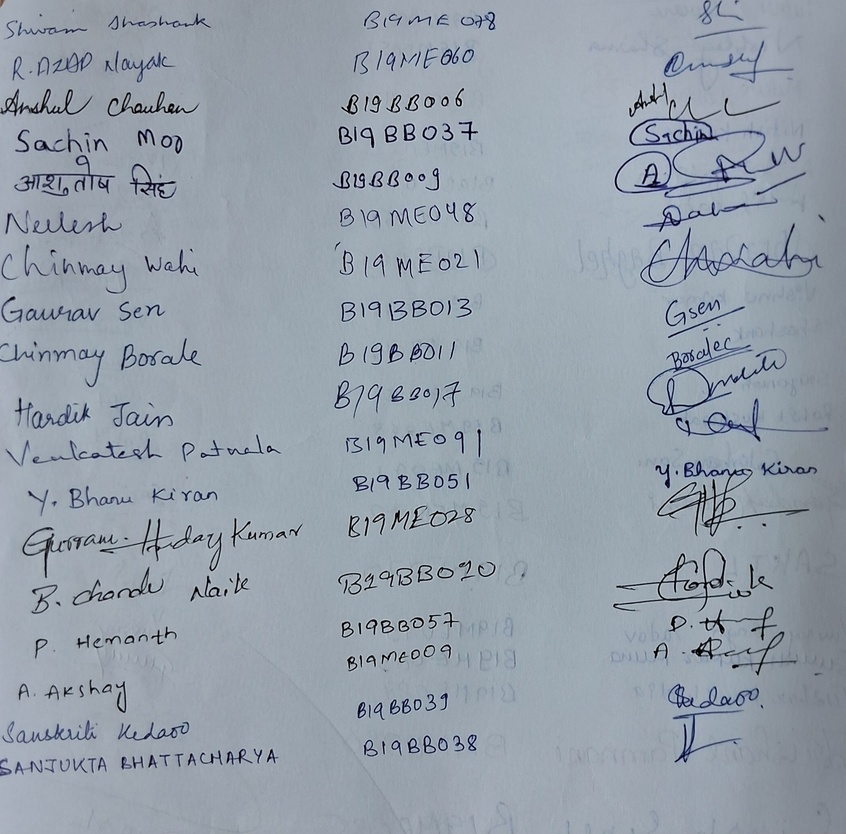
#> input picture images/3.jpg, 846 x 834 px, shrunk from 2083 x 2055 before the run
$ python main2.py
#> lines starting #> are read from the running program, lines starting #| are printed output that depends on the picture; after the words box and inside, x2 and y2 are one past the last pixel; in counts of white or black regions, pixels touching at a corner belong together
import cv2
import numpy as np

# Load the image
input_path = "./images/3.jpg"
output_path = "./output/"
image = cv2.imread(input_path)
#> image is the input picture: shape (834, 846, 3); mean B, G, R 170.5, 159.4, 149.2

# Convert the image to grayscale
gray_image = cv2.cvtColor(image, cv2.COLOR_BGR2GRAY)
blurred_image = cv2.GaussianBlur(gray_image, (5, 5), 0)

# Use adaptive thresholding
binary_image = cv2.adaptiveThreshold(
    blurred_image, 255, cv2.ADAPTIVE_THRESH_GAUSSIAN_C, cv2.THRESH_BINARY, 3, 2
)
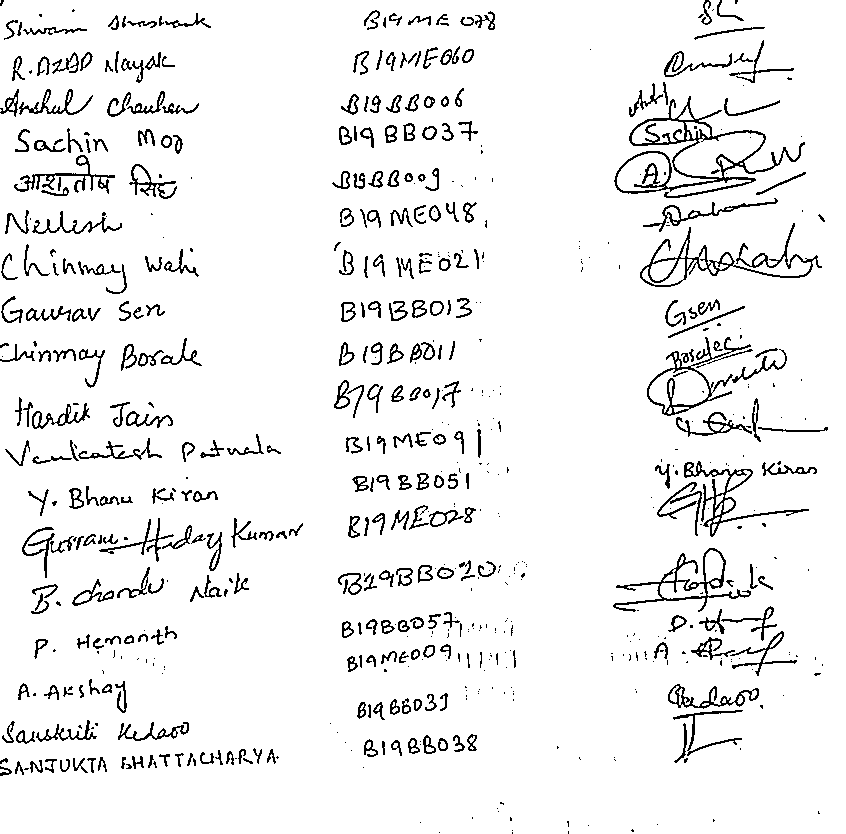
#> binary_image: shape (834, 846); 93.8% white; black in thin lines or dots
cv2.imwrite(output_path + "1_binary.jpg", binary_image)

# Morphological Opening
kernel_ellipse_open = cv2.getStructuringElement(cv2.MORPH_RECT, (91, 21))
opened_image = cv2.morphologyEx(binary_image, cv2.MORPH_OPEN, kernel_ellipse_open)
#> opened_image: shape (834, 846); 62.5% white; 10 black regions (3 under 20 px), largest, box (x1, y1, x2, y2) and area: (0, 0, 527, 614) 116660, (579, 0, 846, 763) 85283, (0, 612, 559, 776) 36262
cv2.imwrite(output_path + "2_opened_image.jpg", opened_image)

# Morphological Closing
kernel_ellipse_close = cv2.getStructuringElement(cv2.MORPH_ELLIPSE, (21, 21))
kernel_rect_close = cv2.getStructuringElement(cv2.MORPH_RECT, (51, 11))
closed_image = cv2.morphologyEx(opened_image, cv2.MORPH_CLOSE, kernel_ellipse_close)
#> closed_image: shape (834, 846); 67.5% white; 17 black regions, largest, box (x1, y1, x2, y2) and area: (0, 0, 193, 362) 43441, (616, 295, 804, 721) 40550, (581, 0, 846, 291) 37189
closed_image = cv2.morphologyEx(closed_image, cv2.MORPH_CLOSE, kernel_rect_close)
#> closed_image: shape (834, 846); 69% white; 19 black regions, largest, box (x1, y1, x2, y2) and area: (0, 0, 193, 362) 43202, (616, 27, 846, 217) 26450, (0, 488, 246, 614) 20039
cv2.imwrite(output_path + "3_closed_image.jpg", closed_image)

# [37 lines of commented-out code are left out]

nice_binary = closed_image.copy()
height, width = nice_binary.shape
vertical_threshold = height // 3

nice_binary = closed_image.copy()
height, width = nice_binary.shape
horizontal_threshold = width // 3
horizontal_marked_image = cv2.cvtColor(nice_binary, cv2.COLOR_GRAY2BGR)
horizontal_lines = []

for row in range(height):
    start_col = None
    for col in range(width):
        if nice_binary[row, col] == 255:  # White pixel in binary image
            if start_col is None:
                start_col = col  # Start of a white run
        else:
            if start_col is not None:
                run_length = col - start_col
                if run_length > horizontal_threshold:
                    cv2.line(
                        horizontal_marked_image,
                        (start_col, row),
                        (col - 1, row),
                        (0, 0, 255),
                        1,
                    )
                    horizontal_lines.append(
                        {
                            "row": row,
                            "start": start_col,
                            "end": col - 1,
                            "length": run_length,
                        }
                    )
                start_col = None

    if start_col is not None:
        run_length = width - start_col
        if run_length > horizontal_threshold:
            cv2.line(
                horizontal_marked_image,
                (start_col, row),
                (width - 1, row),
                (0, 0, 255),
                1,
            )
            horizontal_lines.append(
                {"row": row, "start": start_col, "end": width - 1, "length": run_length}
            )
#> after the loop, horizontal_lines = 527 items

cyan_lines = []
if horizontal_lines:
    average_length = sum(line["length"] for line in horizontal_lines) / len(
        horizontal_lines
    )
#> average_length = 523
    for line in horizontal_lines:
        if line["length"] > average_length:
            cv2.line(
                horizontal_marked_image,
                (line["start"], line["row"]),
                (line["end"], line["row"]),
                (255, 255, 0),
                1,
            )
            cyan_lines.append(line)
#> this loop made 527 passes
#> line on passes 1 to 3: {'row': 0, 'start': 75, 'end': 845, 'length': 771}, {'row': 1, 'start': 75, 'end': 845, 'length': 771}, {'row': 2, 'start': 75, 'end': 845, 'length': 771}
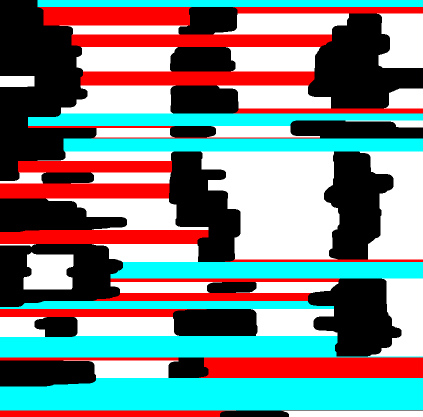
#> horizontal_marked_image: shape (834, 846, 3) (shown at 1/2 size); mean B, G, R 132.9, 132.9, 119.2
#> after the loop, cyan_lines = 222 items

cv2.imwrite(output_path + "4_horizontal_white_runs.png", horizontal_marked_image)


combined_lines = []

if cyan_lines:
    cyan_lines.sort(key=lambda x: x["row"])
    current_group = [cyan_lines[0]]
    for i in range(1, len(cyan_lines)):
        if cyan_lines[i]["row"] - cyan_lines[i - 1]["row"] <= 30:
            current_group.append(cyan_lines[i])
        else:
            avg_row = int(np.mean([line["row"] for line in current_group]))
            combined_lines.append({"row": avg_row, "start": 0, "end": width - 1})
            current_group = [cyan_lines[i]]
#> this loop made 221 passes
#> avg_row on passes 14, 65, 98: 6, 264, 540
#> after the loop, combined_lines = 5 items
    if current_group:
        avg_row = int(np.mean([line["row"] for line in current_group]))
#> avg_row = 788
        combined_lines.append({"row": avg_row, "start": 0, "end": width - 1})

# final_combined_image = cv2.cvtColor(nice_binary, cv2.COLOR_GRAY2BGR)
final_combined_image = image.copy()
for line in combined_lines:
    cv2.line(
        final_combined_image,
        (line["start"], line["row"]),
        (line["end"], line["row"]),
        (255, 255, 0),
        10,
    )
#> this loop made 6 passes
#> line on passes 1 to 6: {'row': 6, 'start': 0, 'end': 845}, {'row': 264, 'start': 0, 'end': 845}, {'row': 540, 'start': 0, 'end': 845}, {'row': 609, 'start': 0, 'end': 845}, {'row': 693, 'start': 0, 'end': 845}, {'row': 788, 'start': 0, 'end': 845}
#> final_combined_image: shape (834, 846, 3); 7.91% of pixels changed, all inside (x1, y1, x2, y2) = (0, 1, 846, 794)

cv2.imwrite(output_path + "5_combined_cyan_lines.png", final_combined_image)

# vertical_marked_image = cv2.cvtColor(nice_binary, cv2.COLOR_GRAY2BGR)
# for col in range(width):
#     start_row = None
#     for row in range(height):
#         if nice_binary[row, col] == 255:
#             if start_row is None:
#                 start_row = row
#         else:
#             if start_row is not None:
#                 run_length = row - start_row
#                 if run_length > vertical_threshold:
#                     cv2.line(
#                         vertical_marked_image,
#                         (col, start_row),
#                         (col, row - 1),
#                         (0, 0, 255),
#                         1,
#                     )
#                 start_row = None
#     # check if a white run goes to the end of the row
#     if start_row is not None:
#         run_length = height - start_row
#         if run_length > vertical_threshold:
#             cv2.line(
#                 vertical_marked_image,
#                 (col, start_row),
#                 (col, height - 1),
#                 (0, 0, 255),
#                 1,
#             )

# cv2.imwrite(output_path + "5_vertical_white_runs.png", vertical_marked_image)

# Morphological Opening
kernel_ellipse_open_vertical = cv2.getStructuringElement(cv2.MORPH_RECT, (21, 191))
#> kernel_ellipse_open_vertical: shape (191, 21); every value is 1
opened_image_vertical = cv2.morphologyEx(
    binary_image, cv2.MORPH_OPEN, kernel_ellipse_open_vertical
)
#> opened_image_vertical: shape (834, 846); 34.6% white; 6 white regions, box (x1, y1, x2, y2) and area: (487, 0, 647, 834) 105870, (199, 0, 352, 834) 91496, (794, 0, 846, 834) 26774, (742, 664, 818, 834) 11254, (0, 457, 22, 724) 5649, (634, 693, 657, 834) 3243
cv2.imwrite(output_path + "6_opened_image.jpg", opened_image_vertical)

# Morphological Closing
kernel_ellipse_close_vertical = cv2.getStructuringElement(cv2.MORPH_ELLIPSE, (21, 21))
#> kernel_ellipse_close_vertical: shape (21, 21); values 0 (black) and 1 (white), 75.5% white; 4 black regions, box (x1, y1, x2, y2) and area: (0, 0, 10, 7) 27, (11, 0, 21, 7) 27, (0, 14, 10, 21) 27, (11, 14, 21, 21) 27
kernel_rect_close_vertical = cv2.getStructuringElement(cv2.MORPH_RECT, (11, 51))
closed_image_vertical = cv2.morphologyEx(
    opened_image_vertical, cv2.MORPH_CLOSE, kernel_ellipse_close_vertical
)
#> closed_image_vertical: shape (834, 846); 35.2% white; 4 white regions, box (x1, y1, x2, y2) and area: (487, 0, 657, 834) 112281, (199, 0, 352, 834) 91939, (742, 0, 846, 834) 38592, (0, 457, 22, 724) 5654
closed_image_vertical = cv2.morphologyEx(
    closed_image_vertical, cv2.MORPH_CLOSE, kernel_rect_close_vertical
)
#> closed_image_vertical: shape (834, 846); 35.2% white; 4 white regions, box (x1, y1, x2, y2) and area: (487, 0, 657, 834) 112418, (199, 0, 352, 834) 92046, (742, 0, 846, 834) 38592, (0, 457, 22, 724) 5654
cv2.imwrite(output_path + "7_closed_image.jpg", closed_image_vertical)


nice_binary = closed_image_vertical.copy()
height, width = nice_binary.shape
vertical_threshold = height // 3

vertical_marked_image = cv2.cvtColor(nice_binary, cv2.COLOR_GRAY2BGR)
vertical_lines = []

for col in range(width):
    start_row = None
    for row in range(height):
        if nice_binary[row, col] == 255:  # White pixel in binary image
            if start_row is None:
                start_row = row  # Start of a white run
        else:
            if start_row is not None:
                run_length = row - start_row
                if run_length > vertical_threshold:
                    cv2.line(
                        vertical_marked_image,
                        (col, start_row),
                        (col, row - 1),
                        (0, 0, 255),
                        1,
                    )
                    vertical_lines.append(
                        {
                            "col": col,
                            "start": start_row,
                            "end": row - 1,
                            "length": run_length,
                        }
                    )
                start_row = None

    # Check if a white run extends to the end of the column
    if start_row is not None:
        run_length = height - start_row
        if run_length > vertical_threshold:
            cv2.line(
                vertical_marked_image,
                (col, start_row),
                (col, height - 1),
                (0, 0, 255),
                1,
            )
            vertical_lines.append(
                {
                    "col": col,
                    "start": start_row,
                    "end": height - 1,
                    "length": run_length,
                }
            )
#> after the loop, vertical_lines = 325 items

# Calculate the average length of the vertical lines
cyan_lines = []
if vertical_lines:
    average_length = sum(line["length"] for line in vertical_lines) / len(
        vertical_lines
    )
#> average_length = 634

    # Color lines greater than average length with cyan
    for line in vertical_lines:
        if line["length"] > average_length:
            cv2.line(
                vertical_marked_image,
                (line["col"], line["start"]),
                (line["col"], line["end"]),
                (255, 255, 0),
                1,
            )
            cyan_lines.append(line)
#> this loop made 325 passes
#> line on passes 1 to 3: {'col': 199, 'start': 28, 'end': 362, 'length': 335}, {'col': 200, 'start': 28, 'end': 363, 'length': 336}, {'col': 201, 'start': 28, 'end': 365, 'length': 338}
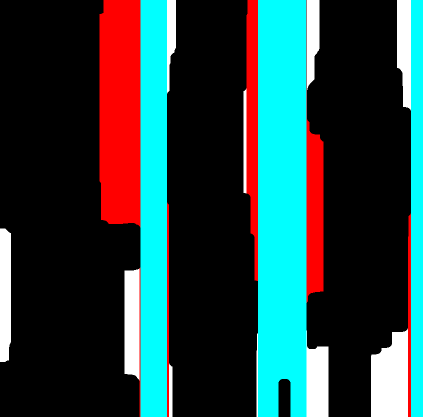
#> vertical_marked_image: shape (834, 846, 3) (shown at 1/2 size); mean B, G, R 67.2, 67.2, 38.1
#> after the loop, cyan_lines = 174 items

cv2.imwrite(output_path + "8_vertical_white_runs.png", vertical_marked_image)

# Combine close cyan lines (within 2 pixels in column distance)
combined_lines_vertical = []
if cyan_lines:
    cyan_lines.sort(key=lambda x: x["col"])  # Sort by column
    current_group = [cyan_lines[0]]

    for i in range(1, len(cyan_lines)):
        if cyan_lines[i]["col"] - cyan_lines[i - 1]["col"] <= 50:  # Close enough
            current_group.append(cyan_lines[i])
        else:
            # Process the current group and start a new one
            avg_col = int(np.mean([line["col"] for line in current_group]))
            combined_lines_vertical.append(
                {"col": avg_col, "start": 0, "end": height - 1}
            )
            current_group = [cyan_lines[i]]
#> this loop made 173 passes
#> avg_col on pass 53: 307
#> after the loop, combined_lines_vertical = 2 items

    # Process the last group
    if current_group:
        avg_col = int(np.mean([line["col"] for line in current_group]))
#> avg_col = 833
        combined_lines_vertical.append({"col": avg_col, "start": 0, "end": height - 1})

# Draw combined vertical lines on a new image
# final_combined_image = cv2.cvtColor(nice_binary, cv2.COLOR_GRAY2BGR)
final_combined_image = image.copy()
for line in combined_lines_vertical:
    cv2.line(
        final_combined_image,
        (line["col"], line["start"]),
        (line["col"], line["end"]),
        (255, 255, 0),  # Cyan color
        10,  # Line thickness
    )
#> this loop made 3 passes
#> line on passes 1 to 3: {'col': 307, 'start': 0, 'end': 833}, {'col': 564, 'start': 0, 'end': 833}, {'col': 833, 'start': 0, 'end': 833}
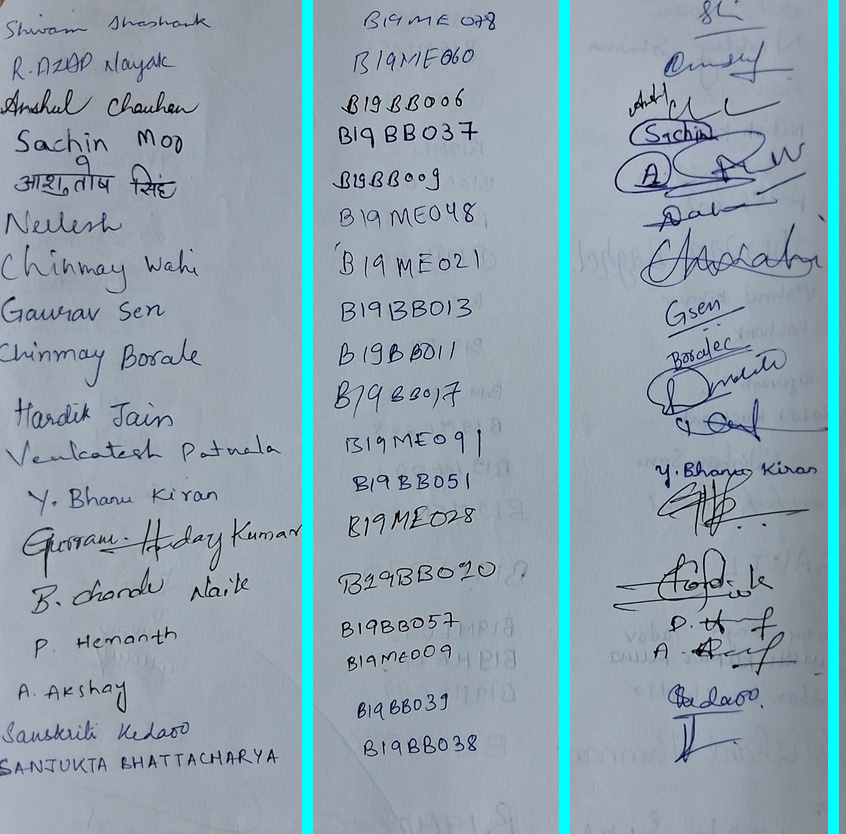
#> final_combined_image: shape (834, 846, 3); 3.9% of pixels changed, all inside (x1, y1, x2, y2) = (302, 0, 839, 834)

cv2.imwrite(output_path + "9_combined_vertical_lines.png", final_combined_image)

final_combined_mesh = image.copy()
for line in combined_lines_vertical:
    cv2.line(
        final_combined_mesh,
        (line["col"], line["start"]),
        (line["col"], line["end"]),
        (0, 255, 255),  # Cyan color
        10,  # Line thickness
    )
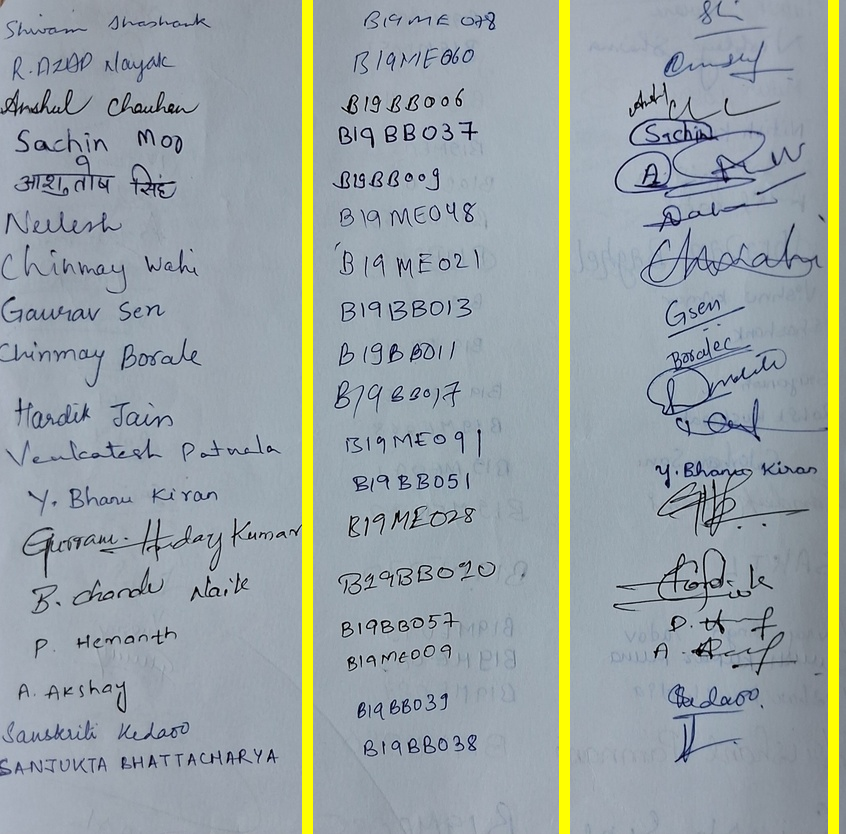
#> final_combined_mesh: shape (834, 846, 3); 3.9% of pixels changed, all inside (x1, y1, x2, y2) = (302, 0, 839, 834)

for line in combined_lines:
    cv2.line(
        final_combined_mesh,
        (line["start"], line["row"]),
        (line["end"], line["row"]),
        (0, 255, 255),
        10,
    )
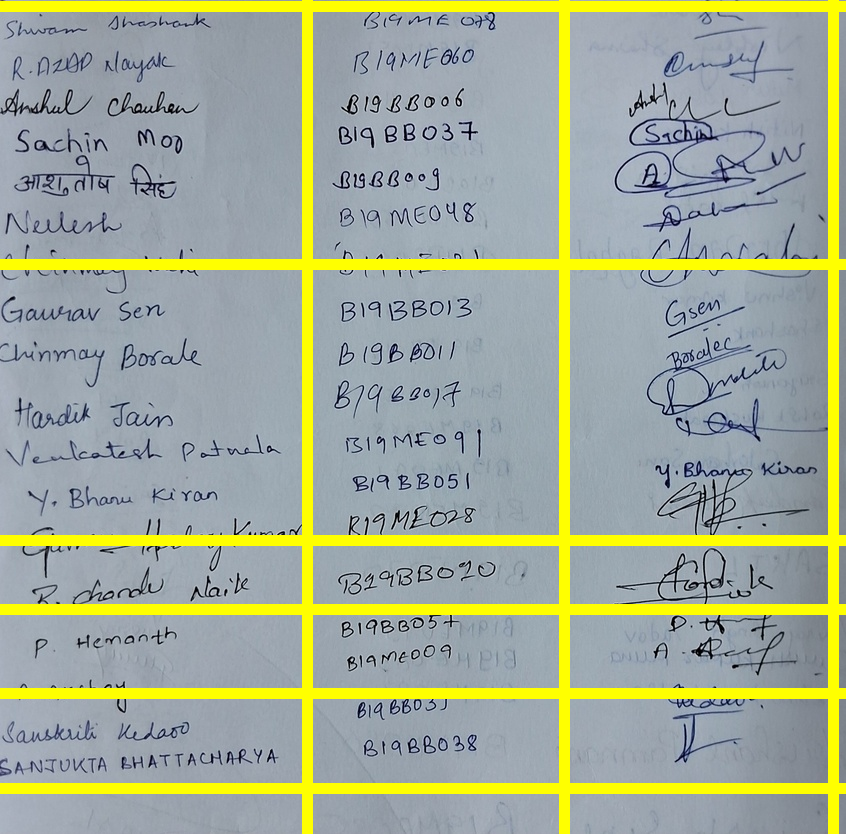
#> final_combined_mesh: shape (834, 846, 3); 7.6% of pixels changed, all inside (x1, y1, x2, y2) = (0, 1, 846, 794)


cv2.imwrite(output_path + "10_combined_mesh.png", final_combined_mesh)
